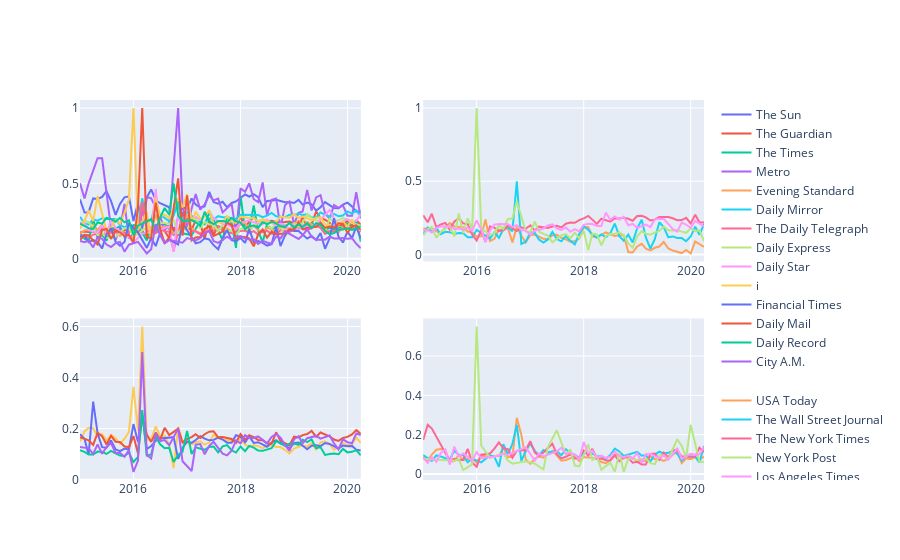

Notebook source saved alongside this figure:
### Markdown cell above
### 3.4 Percentage of female quotes, other countries
<a id="female_fraction"></a>

This was fun :)
As a next step let's have a look at the gender distrubution in the newspapers of other English-speaking countries. First of all can we also assume a time independency as for the UK?

### Code cell
fig = make_subplots(rows=2, cols=2)

for i, (df, news_df) in enumerate(zip(dataframes, newspapers)):
    month_df = df.groupby('newspaper').resample('M', on='date').sum().reset_index()
    month_df['date'] = month_df['date'].dt.strftime("%Y-%m")
    month_df['fraction_female'] = month_df['counts_female'] / (month_df['counts_female'] + month_df['counts_male'] + month_df['counts_other'])
    female_quotes = month_df.loc[month_df['counts_female'] != 0]

    row = i // 2 + 1
    col = (i % 2) + 1
    
    for news in news_df['name']:
        female_news = female_quotes.loc[female_quotes['newspaper'] == news]
        fig.append_trace(go.Scatter(x=female_news['date'], y=female_news['fraction_female'], name=news, legendgroup=str(i)), row=row, col=col)

fig.update_layout(
    legend_tracegroupgap = 20,
)
fig.show()
